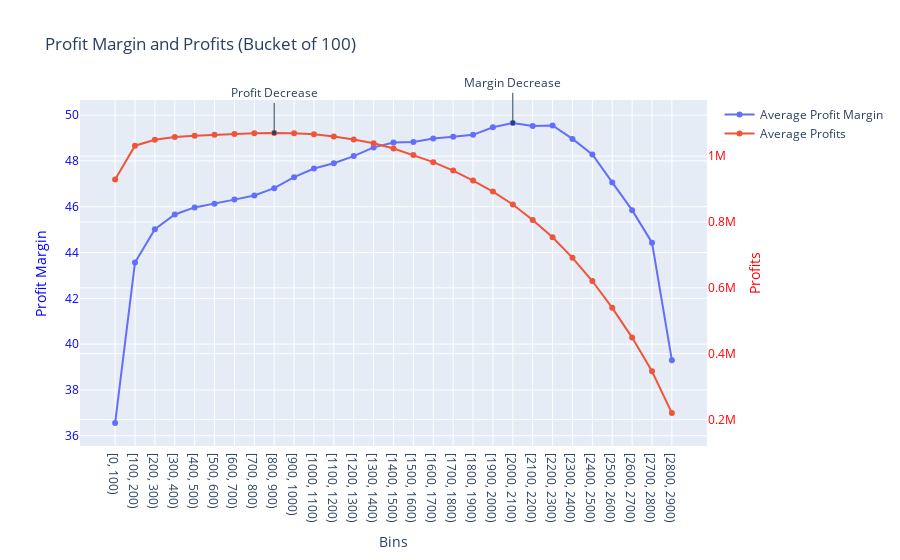

The code cell stored with this chart in its notebook:
### Code cell
import numpy as np

# Find the index where the profit margin starts to decrease
index_decrease_margin = np.argmax(np.diff(grouped_df['profit_margin']) < 0)

# Find the index where the profit starts to decrease
index_decrease = np.argmax(np.diff(grouped_df['profits']) < 0)

# Create traces
trace1 = go.Scatter(x=grouped_df.index, y=grouped_df['profit_margin'], mode='lines+markers', name='Average Profit Margin', yaxis='y1')
trace2 = go.Scatter(x=grouped_df.index, y=grouped_df['profits'], mode='lines+markers', name='Average Profits', yaxis='y2')

# Create layout
layout = go.Layout(
    title='Profit Margin and Profits (Bucket of 100)',
    xaxis=dict(title='Bins'),
    yaxis=dict(title='Profit Margin', side='left', color='blue', range=[min(grouped_df['profit_margin']) - 1, max(grouped_df['profit_margin']) + 1]),
    yaxis2=dict(title='Profits', overlaying='y', side='right', color='red', range=[min(grouped_df['profits']) - 100000, max(grouped_df['profits']) + 100000]),
    annotations=[
        dict(x=grouped_df.index[index_decrease_margin], y=grouped_df['profit_margin'][index_decrease_margin], xref='x', yref='y1',
             text='Margin Decrease', showarrow=True, arrowhead=7, ax=0, ay=-40),
        dict(x=grouped_df.index[index_decrease], y=grouped_df['profits'][index_decrease], xref='x', yref='y2',
             text='Profit Decrease', showarrow=True, arrowhead=7, ax=0, ay=-40)
    ]
)

# Create figure
fig = go.Figure(data=[trace1, trace2], layout=layout)

# Plot
py.iplot(fig)

### Figure 1 — Plotly figure (JSON) as saved in the notebook; plotly's stock layout.template omitted (floating-point values rounded to 4 significant figures)
{"data": [{"mode": "lines+markers", "name": "Average Profit Margin", "type": "scatter", "x": ["[0, 100)", "[100, 200)", "[200, 300)", "[300, 400)", "[400, 500)", "[500, 600)", "[600, 700)", "[700, 800)", "[800, 900)", "[900, 1000)", "[1000, 1100)", "[1100, 1200)", "[1200, 1300)", "[1300, 1400)", "[1400, 1500)", "[1500, 1600)", "[1600, 1700)", "[1700, 1800)", "[1800, 1900)", "[1900, 2000)", "[2000, 2100)", "[2100, 2200)", "[2200, 2300)", "[2300, 2400)", "[2400, 2500)", "[2500, 2600)", "[2600, 2700)", "[2700, 2800)", "[2800, 2900)"], "y": [36.55, 43.56, 45.02, 45.66, 45.97, 46.13, 46.31, 46.49, 46.81, 47.29, 47.67, 47.9, 48.21, 48.59, 48.8, 48.83, 48.98, 49.06, 49.14, 49.47, 49.66, 49.53, 49.55, 48.96, 48.28, 47.06, 45.85, 44.43, 39.29], "yaxis": "y"}, {"mode": "lines+markers", "name": "Average Profits", "type": "scatter", "x": ["[0, 100)", "[100, 200)", "[200, 300)", "[300, 400)", "[400, 500)", "[500, 600)", "[600, 700)", "[700, 800)", "[800, 900)", "[900, 1000)", "[1000, 1100)", "[1100, 1200)", "[1200, 1300)", "[1300, 1400)", "[1400, 1500)", "[1500, 1600)", "[1600, 1700)", "[1700, 1800)", "[1800, 1900)", "[1900, 2000)", "[2000, 2100)", "[2100, 2200)", "[2200, 2300)", "[2300, 2400)", "[2400, 2500)", "[2500, 2600)", "[2600, 2700)", "[2700, 2800)", "[2800, 2900)"], "y": [928800.0, 1032000.0, 1050000.0, 1058000.0, 1062000.0, 1065000.0, 1067000.0, 1069000.0, 1071000.0, 1070000.0, 1066000.0, 1060000.0, 1051000.0, 1039000.0, 1023000.0, 1004000.0, 981800.0, 956100.0, 925800.0, 892400.0, 853000.0, 806100.0, 753700.0, 691100.0, 620700.0, 539152, 448800.0, 346300.0, 219500.0], "yaxis": "y2"}], "layout": {"annotations": [{"arrowhead": 7, "ax": 0, "ay": -40, "showarrow": true, "text": "Margin Decrease", "x": "[2000, 2100)", "xref": "x", "y": 49.66, "yref": "y"}, {"arrowhead": 7, "ax": 0, "ay": -40, "showarrow": true, "text": "Profit Decrease", "x": "[800, 900)", "xref": "x", "y": 1071000.0, "yref": "y2"}], "title": {"text": "Profit Margin and Profits (Bucket of 100)"}, "xaxis": {"title": {"text": "Bins"}}, "yaxis": {"color": "blue", "range": [35.55, 50.66], "side": "left", "title": {"text": "Profit Margin"}}, "yaxis2": {"color": "red", "overlaying": "y", "range": [119500.0, 1171000.0], "side": "right", "title": {"text": "Profits"}}}}
